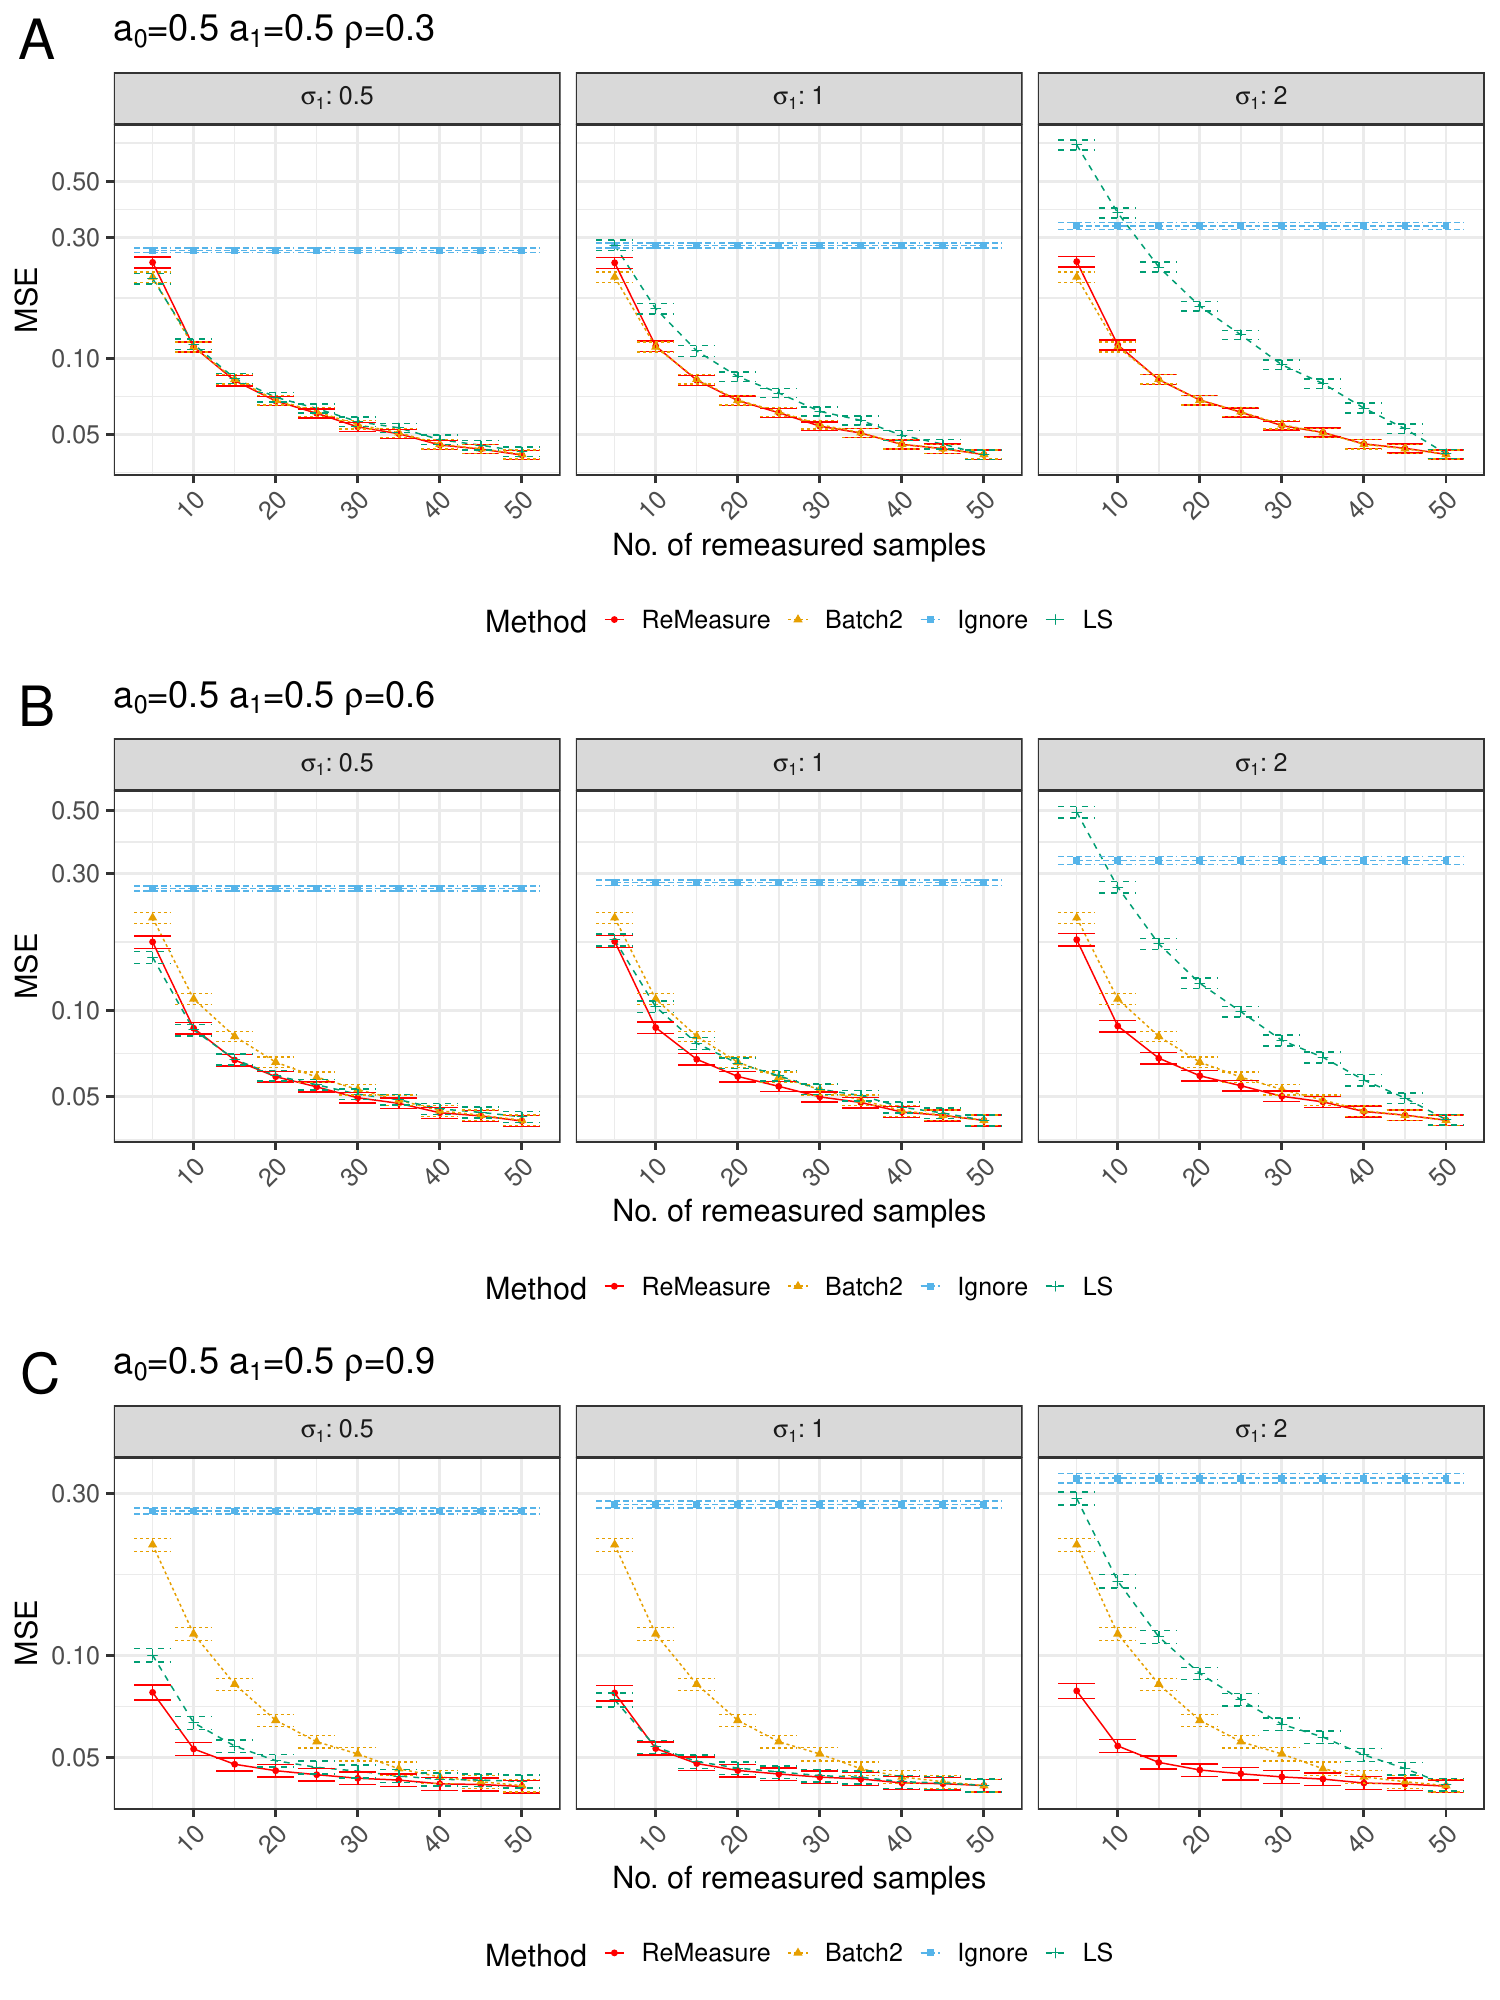

R code for this plot:
#### Plot The MSE ####
rm(list = ls())
require(reshape)
require(ggplot2)
require(cowplot)
library(latex2exp)
# computeMSE 
computeMSE = function(resultT, trueValue) {
  err = lapply(resultT, function(x) (x - trueValue)^2 )
  res = Reduce("+", err)/length(err)
  resultS2 = lapply(err, function(tmp) tmp^2)
  res2 = Reduce("+", resultS2)/length(err)
  resSD = sqrt(res2 - res^2)/sqrt(length(err))
  return(list(res = res, resSD = resSD))
}

a0s = c(0.5)
a1s = c(0.5)
r1s = c(0.5, 1, 2)
r2s = c(0.3, 0.6, 0.9)
n1s = seq(5, 50, length = 10)
n = 100
methods = c("ReMeasure", "Batch2", "Ignore", "LS")
niter = 1000

array.a = array(NA, c(length(a0s), length(a1s), length(r1s), length(r2s), length(n1s), length(methods), niter), 
                   dimnames = list(TrueEffect = paste(a0s), LocationEffect = paste(a1s), ScaleEffect = paste(r1s), SNR = paste(r2s), 
                                   RemeasureNo = paste(n1s), Method = methods, Iter = paste(1: niter)) )

for (m in 1:length(methods) ) {
  method = methods[m]
  for (i in 1:length(a0s) ) {
    a0 = a0s[i]
    for (j in 1:length(a1s)) {
      a1 = a1s[j]
      for (k in 1:length(r1s)) {
        r1 = r1s[k]
        for (s in 1:length(r2s)) {
          r2 = r2s[s]
          for (c in 1:length(n1s)) {
            n1 = n1s[c]
            fileList = paste0("./S1Data_Revise/S1-method-", method, "-repID-", 
                              2, "-nc1-", n/2, "-nt2-", n/2, "-nc2-", n1, "-r1-", r1, 
                              "-r2-", r2, "-a0-", a0, "-a1-", a1, ".RData")
            load(fileList)
            for (iter in 1:niter) {
              diff_a = Final$a0[[iter]] - a0
              array.a[as.character(a0), as.character(a1), as.character(r1), as.character(r2),
                         as.character(n1), m, as.character(iter)] = diff_a
            }
          }
        }
      }
    }
  }
}


create.MSE = function(array.a) {
  a0.df = melt(array.a)
  colnames(a0.df)[ncol(a0.df)] = 'Value'
  error.info = aggregate(Value ~ TrueEffect + LocationEffect + ScaleEffect + SNR + RemeasureNo + Method,
                          a0.df, function(x) mean(is.na(x)), na.action = function (x) x)
  
  m = aggregate(Value ~ TrueEffect + LocationEffect + ScaleEffect+ SNR + RemeasureNo + Method,
                 a0.df, function(x)  mean(x^2) ) ## Modify later 
  
  sd  = aggregate(Value ~ TrueEffect + LocationEffect + ScaleEffect + SNR +  RemeasureNo + Method,
                   a0.df, function(x) {
                     sd(x^2)/sqrt(niter)
                   })
  
  MSE.df = cbind(m, ymax=m[, ncol(m)] +  sd[, ncol(m)], ymin=m[, ncol(m)] - sd[, ncol(m)],  
                 SD=sd[, ncol(sd)], ErrRate=error.info[, ncol(m)])
  
  MSE.df$TrueEffect = factor(MSE.df$TrueEffect, levels = paste(a0s))
  MSE.df$LocationEffect= factor(MSE.df$LocationEffect, levels = paste(a1s))
  levels(MSE.df$LocationEffect) = TeX( paste('$a_{10}$:', levels(MSE.df$LocationEffect)) )
  MSE.df$ScaleEffect = factor(MSE.df$ScaleEffect, levels = paste(r1s))
  levels(MSE.df$ScaleEffect) = TeX(paste('$\\sigma_{1}$:', levels(MSE.df$ScaleEffect)))
  MSE.df$SNR = factor(MSE.df$SNR, levels = paste(r2s))
  MSE.df$RemeasureNo = factor(MSE.df$RemeasureNo, levels = paste(n1s))
  
  return(list(error = error.info, MSE.df = MSE.df))
}


array.a
result = create.MSE(array.a)
MSE.df = result$MSE.df

MSE.df$Method  = factor(MSE.df$Method, levels = c("ReMeasure", "Batch2", "Ignore", "LS"))

nMeth = length(methods) 
obj.list = list()
i = 1

for (r2 in paste(r2s)) {
  for (a0 in paste(a0s)) {
    
    res3 = subset(MSE.df, TrueEffect %in% a0 & SNR %in% r2, drop=TRUE)	
    res3$RemeasureNo = as.numeric(as.character(res3$RemeasureNo))
    
    dodge = position_dodge(width=0.9)
    
    obj = ggplot(res3, aes(x=RemeasureNo, y=Value,  group=Method, 
                            col = Method, shape = Method, linetype = Method)) +
      geom_line() +
      geom_point(size = 2) +scale_fill_discrete( labels = methods ) +
    				geom_errorbar(aes(ymax=ymax, ymin=ymin)) +
      scale_color_manual(values = c("red", "#E69F00", "#56B4E9", "#009E73")) 
    
    if (a0 == '0') {
      obj = obj  + 
        ylab('MSE') +
        facet_wrap(~ScaleEffect, labeller=label_parsed)
    } else {
      obj = obj + 
        ylab('MSE') +
        facet_wrap(~ScaleEffect, labeller=label_parsed)
    }
    
    obj = obj +
      xlab("No. of remeasured samples") +
      ggtitle(TeX(paste0('$a_0$=', a0, ' $a_1$=', a1, ' $\\rho$=', r2)) ) +
      theme_bw(base_size = 22) +
      theme(legend.position="bottom") +
      theme(axis.text.x = element_text(angle = 45, hjust=1)) + scale_y_log10()
    
    obj.list[[i]] = obj
    i = i + 1
    print(obj) 
  }
}


GraphName = paste0("./figure/Fig2.pdf")
pdf(GraphName, width = 15, height = 20)

obj = plot_grid( obj.list[[1]], obj.list[[2]], obj.list[[3]],
                  labels = "AUTO", ncol = 1, align = 'h', label_size=40, label_fontface = "plain")
print(obj)
dev.off()





 




